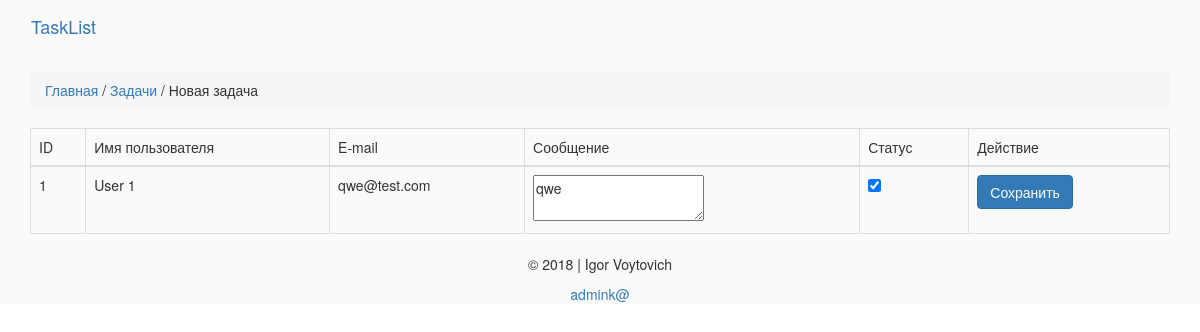
The app's page /admin/main/view?id=1 (signed in) with its own data.
### tables this page shows
CREATE TABLE `tasklist` (
  `id` int(11) NOT NULL,
  `username` text NOT NULL,
  `email` text NOT NULL,
  `content` text NOT NULL,
  `status` tinyint(4) NOT NULL DEFAULT '0',
  `img` text
);

### index.php (called while the page is built, shortened)
<?php
  require_once M_DIR . 'db.php';
  new RouterController();

### model/db.php (called while the page is built, shortened)
<?php
class DB {
    function __construct ()
    {
        try {
            $pdo = new PDO('mysql:dbname='.self::DB_NAME.';host='.self::DB_HOST, self::DB_USER, self::DB_PASS);
            $this->db = $pdo;
        } catch (PDOException $e) {
            echo 'Подключение не удалось: ' . $e->getMessage();
        }
    }
}

### model/Tasks.php (called while the page is built, shortened)
<?php
    class Tasks extends DB {
        public function getTaskById($id)
        {
            $query = $this->db->query('SELECT * FROM `tasklist` WHERE `id` = "'.$id.'"');
            foreach ($query as $item) {
                $result = $item;
            }
            return $result;
        }
    }

### view/admin/main/view.php (the view, shortened to what this page needs)
<div class="breadcrumb">
    <a href="/">Главная</a> / <a href="/admin/main">Задачи</a> / <span>Новая задача</span>
</div>
<div id="content">
    <div class="row">
        <div class="col-lg-12">
            <form method="get" action="/admin/main/update?id=<?= $task['id'] ?>">
                <table class="table table-bordered">
                    <thead>
                        <tr>
                            <td>
                                ID
                            </td>
                            <td>
                                Имя пользователя
                            </td>
                            <td>
                                E-mail
                            </td>
                            <td>
                                Сообщение
                            </td>
                            <td>
                                Статус
                            </td>
                            <td>
                                Действие
                            </td>
                        </tr>
                    </thead>
                    <tbody>
                        <tr>
                            <td>
                                <?= $task['id'] ?>
                            </td>
                            <td>
                                <?= $task['username'] ?>
                            </td>
                            <td>
                                <?= $task['email'] ?>
                            </td>
                            <td>
                                <textarea name="content"><?= $task['content'] ?></textarea>
                            </td>
                            <td>
                                <input type="checkbox" id="checkbox" name="status" value="1" <?= ($task['status'] ==
                                1) ? 'checked' : '' ?>>
                            </td>
                            <td>
                                <input type="submit" class="btn btn-primary" value="Сохранить" />
                            </td>
                        </tr>
                    </tbody>
                </table>
            </form>
        </div>
    </div>
</div>

### web/css/style.css (style rules this page uses)
div { background-color: #fafafa; }

### records on screen
tasklist: id "1", username "User 1", email "qwe@test.com", content "qwe", status "☑"
